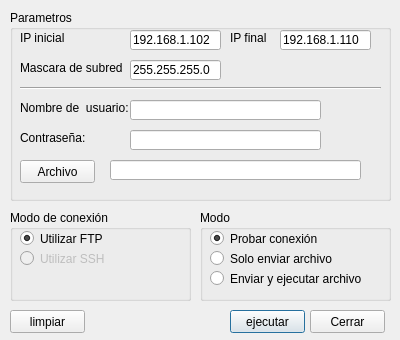
<?xml version="1.0" encoding="UTF-8"?>
<ui version="4.0">
 <class>Dialog</class>
 <widget class="QDialog" name="Dialog">
  <property name="geometry">
   <rect>
    <x>0</x>
    <y>0</y>
    <width>400</width>
    <height>340</height>
   </rect>
  </property>
  <property name="minimumSize">
   <size>
    <width>400</width>
    <height>340</height>
   </size>
  </property>
  <property name="maximumSize">
   <size>
    <width>400</width>
    <height>340</height>
   </size>
  </property>
  <property name="windowTitle">
   <string>Dialog</string>
  </property>
  <widget class="QPushButton" name="actionButton">
   <property name="geometry">
    <rect>
     <x>230</x>
     <y>310</y>
     <width>75</width>
     <height>23</height>
    </rect>
   </property>
   <property name="text">
    <string>ejecutar</string>
   </property>
  </widget>
  <widget class="QPushButton" name="closeButton">
   <property name="geometry">
    <rect>
     <x>310</x>
     <y>310</y>
     <width>75</width>
     <height>23</height>
    </rect>
   </property>
   <property name="text">
    <string>Cerrar</string>
   </property>
  </widget>
  <widget class="QPushButton" name="cleanButton">
   <property name="geometry">
    <rect>
     <x>10</x>
     <y>310</y>
     <width>75</width>
     <height>23</height>
    </rect>
   </property>
   <property name="text">
    <string>limpiar</string>
   </property>
  </widget>
  <widget class="QGroupBox" name="conectionMode">
   <property name="geometry">
    <rect>
     <x>10</x>
     <y>210</y>
     <width>181</width>
     <height>91</height>
    </rect>
   </property>
   <property name="title">
    <string>Modo de conexión</string>
   </property>
   <widget class="QRadioButton" name="useSSH">
    <property name="enabled">
     <bool>false</bool>
    </property>
    <property name="geometry">
     <rect>
      <x>10</x>
      <y>40</y>
      <width>181</width>
      <height>17</height>
     </rect>
    </property>
    <property name="text">
     <string>Utilizar SSH</string>
    </property>
   </widget>
   <widget class="QRadioButton" name="useFTP">
    <property name="enabled">
     <bool>true</bool>
    </property>
    <property name="geometry">
     <rect>
      <x>10</x>
      <y>20</y>
      <width>151</width>
      <height>17</height>
     </rect>
    </property>
    <property name="acceptDrops">
     <bool>false</bool>
    </property>
    <property name="autoFillBackground">
     <bool>false</bool>
    </property>
    <property name="text">
     <string>Utilizar FTP</string>
    </property>
    <property name="checked">
     <bool>true</bool>
    </property>
   </widget>
  </widget>
  <widget class="QGroupBox" name="parametersGroupBox">
   <property name="geometry">
    <rect>
     <x>10</x>
     <y>10</y>
     <width>381</width>
     <height>191</height>
    </rect>
   </property>
   <property name="title">
    <string>Parametros</string>
   </property>
   <widget class="QPushButton" name="fileChoosingButton">
    <property name="geometry">
     <rect>
      <x>10</x>
      <y>150</y>
      <width>75</width>
      <height>23</height>
     </rect>
    </property>
    <property name="text">
     <string>Archivo</string>
    </property>
   </widget>
   <widget class="QLabel" name="endingIPLbl">
    <property name="geometry">
     <rect>
      <x>220</x>
      <y>20</y>
      <width>61</width>
      <height>16</height>
     </rect>
    </property>
    <property name="text">
     <string>IP final</string>
    </property>
   </widget>
   <widget class="QLineEdit" name="fileTextBox">
    <property name="geometry">
     <rect>
      <x>100</x>
      <y>150</y>
      <width>251</width>
      <height>20</height>
     </rect>
    </property>
   </widget>
   <widget class="QLabel" name="subnetmaskLbl">
    <property name="geometry">
     <rect>
      <x>10</x>
      <y>50</y>
      <width>111</width>
      <height>16</height>
     </rect>
    </property>
    <property name="text">
     <string>Mascara de subred</string>
    </property>
   </widget>
   <widget class="QLineEdit" name="endingIPTextBox">
    <property name="geometry">
     <rect>
      <x>270</x>
      <y>20</y>
      <width>91</width>
      <height>20</height>
     </rect>
    </property>
    <property name="text">
     <string>192.168.1.110</string>
    </property>
   </widget>
   <widget class="QLineEdit" name="initialIPTextBox">
    <property name="geometry">
     <rect>
      <x>120</x>
      <y>20</y>
      <width>91</width>
      <height>20</height>
     </rect>
    </property>
    <property name="text">
     <string>192.168.1.102</string>
    </property>
   </widget>
   <widget class="QLineEdit" name="subnetmaskTextBox">
    <property name="geometry">
     <rect>
      <x>120</x>
      <y>50</y>
      <width>91</width>
      <height>20</height>
     </rect>
    </property>
    <property name="text">
     <string>255.255.255.0</string>
    </property>
   </widget>
   <widget class="QLabel" name="startingIPLbl">
    <property name="geometry">
     <rect>
      <x>10</x>
      <y>20</y>
      <width>61</width>
      <height>16</height>
     </rect>
    </property>
    <property name="text">
     <string>IP inicial</string>
    </property>
   </widget>
   <widget class="QLineEdit" name="usernameTextBox">
    <property name="geometry">
     <rect>
      <x>120</x>
      <y>90</y>
      <width>191</width>
      <height>20</height>
     </rect>
    </property>
    <property name="text">
     <string/>
    </property>
   </widget>
   <widget class="QLineEdit" name="passwordTextBox">
    <property name="geometry">
     <rect>
      <x>120</x>
      <y>120</y>
      <width>191</width>
      <height>20</height>
     </rect>
    </property>
    <property name="text">
     <string/>
    </property>
   </widget>
   <widget class="QLabel" name="usernameLbl">
    <property name="geometry">
     <rect>
      <x>10</x>
      <y>90</y>
      <width>111</width>
      <height>16</height>
     </rect>
    </property>
    <property name="text">
     <string>Nombre de  usuario:</string>
    </property>
   </widget>
   <widget class="QLabel" name="passwordLbl">
    <property name="geometry">
     <rect>
      <x>10</x>
      <y>120</y>
      <width>111</width>
      <height>16</height>
     </rect>
    </property>
    <property name="text">
     <string>Contraseña:</string>
    </property>
   </widget>
   <widget class="Line" name="line">
    <property name="geometry">
     <rect>
      <x>10</x>
      <y>70</y>
      <width>361</width>
      <height>16</height>
     </rect>
    </property>
    <property name="orientation">
     <enum>Qt::Horizontal</enum>
    </property>
   </widget>
  </widget>
  <widget class="QGroupBox" name="actions">
   <property name="geometry">
    <rect>
     <x>200</x>
     <y>210</y>
     <width>191</width>
     <height>91</height>
    </rect>
   </property>
   <property name="title">
    <string>Modo</string>
   </property>
   <widget class="QRadioButton" name="testingOnly">
    <property name="geometry">
     <rect>
      <x>10</x>
      <y>20</y>
      <width>111</width>
      <height>17</height>
     </rect>
    </property>
    <property name="text">
     <string>Probar conexión</string>
    </property>
    <property name="checked">
     <bool>true</bool>
    </property>
   </widget>
   <widget class="QRadioButton" name="uploadOnly">
    <property name="geometry">
     <rect>
      <x>10</x>
      <y>40</y>
      <width>171</width>
      <height>17</height>
     </rect>
    </property>
    <property name="text">
     <string>Solo enviar archivo</string>
    </property>
   </widget>
   <widget class="QRadioButton" name="uploadAndExecute">
    <property name="geometry">
     <rect>
      <x>10</x>
      <y>60</y>
      <width>161</width>
      <height>17</height>
     </rect>
    </property>
    <property name="text">
     <string>Enviar y ejecutar archivo</string>
    </property>
   </widget>
  </widget>
 </widget>
 <resources/>
 <connections/>
</ui>
